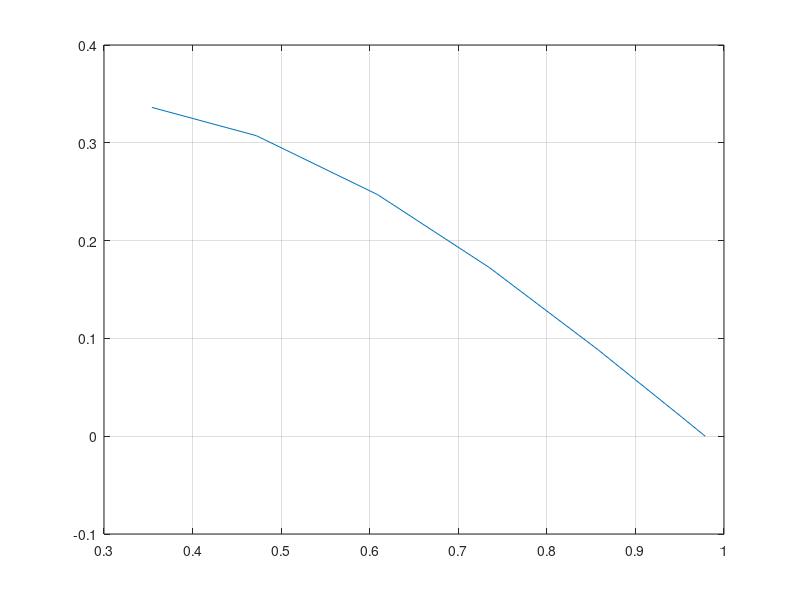

MATLAB code for this plot: (Note: this script raises an error after producing the figure.)
dataP = 100;
data = ones(dataP,4);


for f=1:1:dataP
    
xcfInp = rand(1,1)
if xcfInp==0.0||xcfInp==1.0
    xcfInp = 0.01;
end
stageInp = randi([2,10],1,1)
S = randi([500,2500],1,1)

xcf = xcfInp;

%Data provided ---------------------------
B = [0.0155 0.017 0.025 0.038 0.06 0.122 0.225 0.354 0.472 0.609 0.735 0.857 0.9533 0.9788];
C = [0 0.0285 0.117 0.205 0.262 0.328 0.346 0.336 0.308 0.246 0.173 0.089 0.0187 0];
A = 1 - B - C;
tiexc = [0 0.0285 0.117 0.205 0.262 0.328 0.346];
tieyc = [0 0.0187 0.089 0.173 0.246 0.308 0.336];
tiexb = [0.0155 0.017 0.025 0.038 0.06 0.122 0.225];
tieyb = [0.9788 0.9533 0.857 0.735 0.609 0.472 0.354];

%%----------------------------------------
% figure(1)
% plot(B,C,'bo-');grid on;
% hold on; 
% plot([0 1 0 0], [0 0 1 0])
% xlabel('');ylabel('');
% title('raw data');

p1 = polyfit(B(1:7), C(1:7), 5);
f1= polyval(p1, B(1:7));
plot(B(1:7),f1);grid on;

p2 = polyfit(B(8:14), C(8:14), 3);
f2= polyval(p2, B(8:14));
plot(B(8:14),f2);grid on;

%%---------------------------------------
B1 = zeros(1,10001);
C1 = zeros(1,10001);

for i = 1:10001
    B1(i) = (i-1)/10000;
    C1(i) = round(interp1(B,C,B1(i)),3);
end
% plot(B1,C1);grid on;hold on;
% plot([0 1 0 0],[0 0 1 0])
% xlabel('xB');ylabel('xC,yC');title('interpolated data - overall process schematic')

%%Calculation for given tie lines----------------------


% for i = 1:length(tiexc)   
%     plot([tiexb(i) tieyb(i)],[tiexc(i) tieyc(i)]);
% end

tie_slope=zeros(1,length(tiexc));
for i=1:length(tiexc)
    tie_slope(i) = (tieyc(i)-tiexc(i))/(tieyb(i)-tiexb(i));
end 

%%Given Values--------------------------
% stages = 3;
% S = 1300;
F = 1000;
xbf = 0;
% xcf = 0.35;
ybs = 1;
ycs = 0;

% plot([xbf ybs],[xcf ycs]) % Line FS

%%To be calculated-----------------
r = ones(1,20);
e = ones(1,20);
xbr = ones(1,20);
xcr = ones(1,20);
ybe = ones(1,20);
yce = ones(1,20);
M = ones(1, 20);
Mx = ones(1,20);
My = ones(1, 20);
i=1;

M(i) = F + S;
Mx(i) = (F*xbf + S*ybs)/M(i);
My(i) = (F*xcf + S*ycs)/M(i);
% plot(Mx(i),My(i),'o','MarkerSize',5,'MarkerFaceColor','yellow')
% text(Mx(i),My(i),'M')

if ((0 < My(i)) && (My(i) <= tiexc(1)))
    slope = 0 + (My(i)-0)/(tiexc(1)-0)*tie_slope(1);
elseif((tiexc(1) < My(i)) && (My(i) <= tiexc(2)))
    slope= tie_slope(1) + (My(i)-tiexc(1))/(tiexc(2)-tiexc(1))*tie_slope(2);
elseif((tiexc(2) < My(i)) && (My(i) <= tiexc(3)))
    slope= tie_slope(2) + (My(i)-tiexc(2))/(tiexc(3)-tiexc(2))*tie_slope(3);
elseif((tiexc(3) < My(i)) && (My(i) <= tiexc(4)))
    slope= tie_slope(3) + (My(i)-tiexc(3))/(tiexc(4)-tiexc(3))*tie_slope(4);
elseif((tiexc(4) < My(i)) && (My(i) <= tiexc(5)))
    slope= tie_slope(4) + (My(i)-tiexc(4))/(tiexc(5)-tiexc(4))*tie_slope(5);
elseif((tiexc(5) < My(i)) && (My(i) <= tiexc(6)))
    slope= tie_slope(5) + (My(i)-tiexc(5))/(tiexc(6)-tiexc(5))*tie_slope(6);
elseif((tiexc(6) < My(i)) && (My(i) <= tiexc(7)))
    slope= tie_slope(6) + (My(i)-tiexc(6))/(tiexc(7)-tiexc(6))*tie_slope(7);
elseif((My(i) > tiexc(7)))
    slope= tie_slope(7) + (My(i)-tiexc(7))/(0.5-tiexc(7))*1;
end

%%tie line and the polynomial solving together
syms x y
try
[A,B] = vpasolve([y==poly2sym(p1), y==(My(i) +slope*(x - Mx(i)) )],[x,y],[0 0.3;0 0.5]);
xbr(i) = A(1);
xcr(i)= B(1);
catch
    continue;
end
% plot(xbr(i),xcr(i),'o','MarkerSize',5,'MarkerFaceColor','yellow',Color='black');
% text(xbr(i),xcr(i),'R');
syms x y
try
[ybe(i),yce(i)] = vpasolve([y == poly2sym(p2),y == My(i) + slope*(x - Mx(i))],[x,y],[0.2 1; 0 0.5]);
% plot(ybe(i),yce(i),'o','MarkerSize',5,'MarkerFaceColor','yellow',Color='black')
% text(ybe(i),yce(i),'E')
catch
    continue;
end

% plot([xbr(i) ybe(i)],[xcr(i) yce(i)],Color='black',LineWidth=1.0) %plotting the the required tie line.

R = [xbr(i) xcr(i)];
E = [ybe(i) yce(i)];

try
syms E R
[e(i),r(i)] = vpasolve(E == M(i)-R, E == R*((My(i)-xcr(i))/(yce(i)-My(i))),[E,R]); %calculation of E and R using equation 8.3 and 8.7 BKD 
% disp(r(i))
% disp(e(i))
catch
    continue;
end

solute_fraction = (yce(i)*e - ycs*S)/(F*xcf); %fraction of solute saparated.

F = r(i);
xbf = xbr(i);
xcf = xcr(i);
plot([xbf ybs],[xcf ycs])

%%finding of the of required tie line-------------------
% while xcr(i)>0.03
for stages = 1:stageInp
    i=i+1;
    M(i) = F + S;
    Mx(i) = (F*xbf + S*ybs)/M(i);
    My(i) = (F*xcf + S*ycs)/M(i);
%     plot(Mx(i),My(i),'o','MarkerSize',5,'MarkerFaceColor','yellow')
%     text(Mx(i),My(i),'M')

    if ((0 < My(i)) && (My(i) <= tiexc(1)))
        slope = 0 + (My(i)-0)/(tiexc(1)-0)*tie_slope(1);
    elseif((tiexc(1) < My(i)) && (My(i) <= tiexc(2)))
        slope= tie_slope(1) + (My(i)-tiexc(1))/(tiexc(2)-tiexc(1))*tie_slope(2);
    elseif((tiexc(2) < My(i)) && (My(i) <= tiexc(3)))
        slope= tie_slope(2) + (My(i)-tiexc(2))/(tiexc(3)-tiexc(2))*tie_slope(3);
    elseif((tiexc(3) < My(i)) && (My(i) <= tiexc(4)))
        slope= tie_slope(3) + (My(i)-tiexc(3))/(tiexc(4)-tiexc(3))*tie_slope(4);
    elseif((tiexc(4) < My(i)) && (My(i) <= tiexc(5)))
        slope= tie_slope(4) + (My(i)-tiexc(4))/(tiexc(5)-tiexc(4))*tie_slope(5);
    elseif((tiexc(5) < My(i)) && (My(i) <= tiexc(6)))
        slope= tie_slope(5) + (My(i)-tiexc(5))/(tiexc(6)-tiexc(5))*tie_slope(6);
    elseif((tiexc(6) < My(i)) && (My(i) <= tiexc(7)))
        slope= tie_slope(6) + (My(i)-tiexc(6))/(tiexc(7)-tiexc(6))*tie_slope(7);
    elseif((My(i) > tiexc(7)))
        slope= tie_slope(7) + (My(i)-tiexc(7))/(0.5-tiexc(7))*1;
    end

    %%tie line and the polynomial solving together
    syms x y
    try
    [C,D] = vpasolve([y==poly2sym(p1), y==(My(i) +slope*(x - Mx(i)) )],[x,y],[0 0.24;0 0.346]);
    xbr(i) = C(1);
    xcr(i)= D(1);
    catch
    continue;
    end
%     plot(xbr(i),xcr(i),'o','MarkerSize',5,'MarkerFaceColor','yellow',Color='black');
%     text(xbr(i),xcr(i),'R');
try
    syms x y
    [ybe(i),yce(i)] = vpasolve([y == poly2sym(p2),y == My(i) + slope*(x - Mx(i))],[x,y],[0.2 1; 0 0.5]);
%     plot(ybe(i),yce(i),'o','MarkerSize',5,'MarkerFaceColor','yellow',Color='black')
%     text(ybe(i),yce(i),'E')
catch
    continue;
end

%     plot([xbr(i) ybe(i)],[xcr(i) yce(i)],Color='black',LineWidth=1.0) %plotting the the required tie line.

    R = [xbr(i) xcr(i)];
    E = [ybe(i) yce(i)];

    try
    syms E R
    [e(i),r(i)] = vpasolve(E == M(i)-R, E == R*((My(i)-xcr(i))/(yce(i)-My(i))),[E,R]); %calculation of E and R using equation 8.3 and 8.7 BKD 
%     disp(r(i))
%     disp(e(i))
    catch
    continue;
end

    solute_fraction = (yce(i)*e - ycs*S)/(F*xcf); %fraction of solute separated.

    F = r(i);
    xbf = xbr(i);
    xcf = xcr(i);
%     plot([xbf ybs],[xcf ycs])
    
    %plot([double(xbr(i)) double(ybe(i))],[double(xcr(i)) double(yce(i))],'o-','Color',[0,0.25,1],'linewidth',0.35)
    %plot(double(Mx(i)),double(My(i)),'bo')

end
% disp(S);
% disp(stageInp);
% disp(xcfInp);
disp(solute_fraction(stageInp));
data(f,:) = [S stageInp xcfInp solute_fraction(stageInp)];



% hold on
% plot([0 1 0 0],[0 0  1 0])
% xlabel('xB,yB');ylabel('xC,yC');title('interpolated data - overall process schematic')
% text(0,0.35,'F')
% text(0.98,0.02,'- S')


end

try
    numbers = xlsread("cross.xlsx");
    lastRow = size(numbers, 1);
    nextRow = lastRow + 1;
    cellReference = sprintf('A%d:D%d', nextRow, nextRow+100);
    xlswrite("cross.xlsx",data, 'Sheet1', cellReference);
    catch
    disp("Can't write excel")
end




